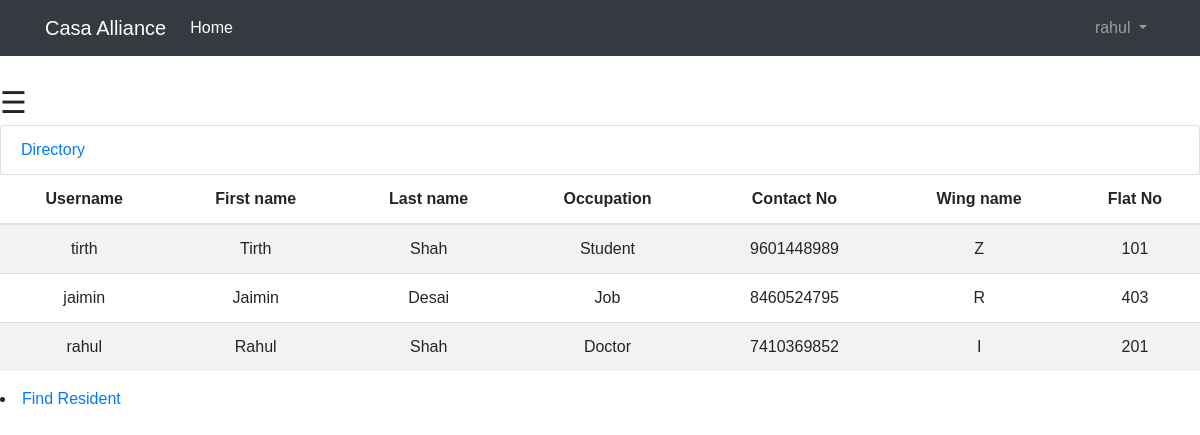
The app's page /basic_app/neighbours/ (signed in) with its own data.
### basic_app/models.py (models this page shows, shortened)
class Profile(models.Model):
    user = models.OneToOneField(User, on_delete=models.PROTECT)
    username_again = models.CharField(max_length=64)
    first_name = models.CharField(validators=[name_regex], max_length=64)
    last_name = models.CharField(validators=[name_regex], max_length=64)
    occupation = models.CharField(validators=[name_regex], max_length=64)
    contact_no = models.PositiveIntegerField()
    total_members = models.PositiveIntegerField()
    house_name = models.CharField(validators=[name_regex], max_length=64, blank=True)
    wing_name = models.CharField(validators=[name_regex], max_length=64)
    flat_no = models.IntegerField()
    society_name = models.CharField(validators=[name_regex], max_length=64)
    society_address = models.TextField(max_length=500)
    profile_pic = models.FileField(blank=True)

### basic_app/views.py (the view)
@login_required
def neighbours(request):
    obj = models.Profile.objects.all()
    if obj:
        return render(request, 'basic_app/neighbours.html', {'sr': obj})
    else:
        return HttpResponse('NOOOOO')

### templates/basic_app/neighbours.html
{% extends 'basic_app/base.html' %}
{% block body_block %}
    <li class="list-group-item"><a href="{% url 'basic_app:directory' %}">Directory</a></li>
<table class = "col text-center table table-striped">
  <thead>
    <tr>
      <th>Username</th>
      <th>First name</th>
      <th>Last name</th>
        <th>Occupation</th>
        <th>Contact No</th>
        <th>Wing name</th>
        <th>Flat No</th>
    </tr>
  </thead>
    <tbody>
    {% if sr %}
    {% for k in sr %}
      <tr>
        <td>{{ k.user.username }}</td>
        <td>{{ k.first_name }}</td>
        <td>{{ k.last_name }}</td>
      <td>{{ k.occupation }}</td>
      <td>{{ k.contact_no }}</td>
      <td>{{ k.wing_name }}</td>
      <td>{{ k.flat_no }}</td>
      </tr>
    {% endfor %}
    {% endif %}
  </tbody>
</table>
     <li><a href="{% url 'search' %}">Find Resident</a></li>
{% endblock %}

### templates/basic_app/base.html (shortened to what this page needs)
<!DOCTYPE html>
<html lang="en">
<head>
    <link rel="stylesheet" href="https://maxcdn.bootstrapcdn.com/bootstrap/4.0.0/css/bootstrap.min.css">
</head>
<body>
  <nav class="navbar navbar-expand-lg navbar-dark bg-dark mb-4">
    <div class="container">
      <a class="navbar-brand" href="{% url 'basic_app:casa_home' %}">Casa Alliance</a>
      <div class="collapse navbar-collapse" id="navbarSupportedContent">
        <ul class="navbar-nav mr-auto">
        <li class="nav-item active">
        {% if  request.user.is_authenticated and not request.user.username == 'watchman'%}
            <a class="nav-link" href="{% url 'basic_app:casa_home' %}">Home <span class="sr-only">(current)</span></a>
        {% endif %}
      </li>
        </ul>
        {% if user.is_authenticated %}
          <ul class="navbar-nav">
            <li class="nav-item dropdown">
              <a class="nav-link dropdown-toggle" href="#" id="navbarDropdown" role="button" data-toggle="dropdown" aria-haspopup="true" aria-expanded="false">
                {{ user.username }}
              </a>
            </li>
          </ul>
        {% else %}
          <form class="form-inline my-2 my-lg-0">
            <a href="{% url 'basic_app:user_login' %}" class="btn btn-outline-secondary">Log in</a>
            <a href="{% url 'basic_app:register' %}" class="btn btn-primary ml-2">Sign up</a>
          </form>
        {% endif %}
      </div>
    </div>
  </nav>
     {% if user.is_authenticated and not request.user.username == 'watchman' %}
        <span style="font-size:30px;cursor:pointer" onclick="openNav()">&#9776;</span>
     {% endif %}
<div>
    {% block body_block %}{% endblock %}
</div>
</body>
</html>

### templates/basic_app/base.html (style rules this page uses)
body { font-family: "proxima-nova-soft", "Proxima Nova Soft", Helvetica, Arial, sans-serif; }

### records on screen
Profile: user.username "tirth", first_name "Tirth", last_name "Shah", occupation "Student", contact_no "9601448989", wing_name "Z", flat_no "101"
Profile: user.username "jaimin", first_name "Jaimin", last_name "Desai", occupation "Job", contact_no "8460524795", wing_name "R", flat_no "403"
Profile: user.username "rahul", first_name "Rahul", last_name "Shah", occupation "Doctor", contact_no "7410369852", wing_name "I", flat_no "201"

### other values on screen
{{ user.username }} "rahul"
